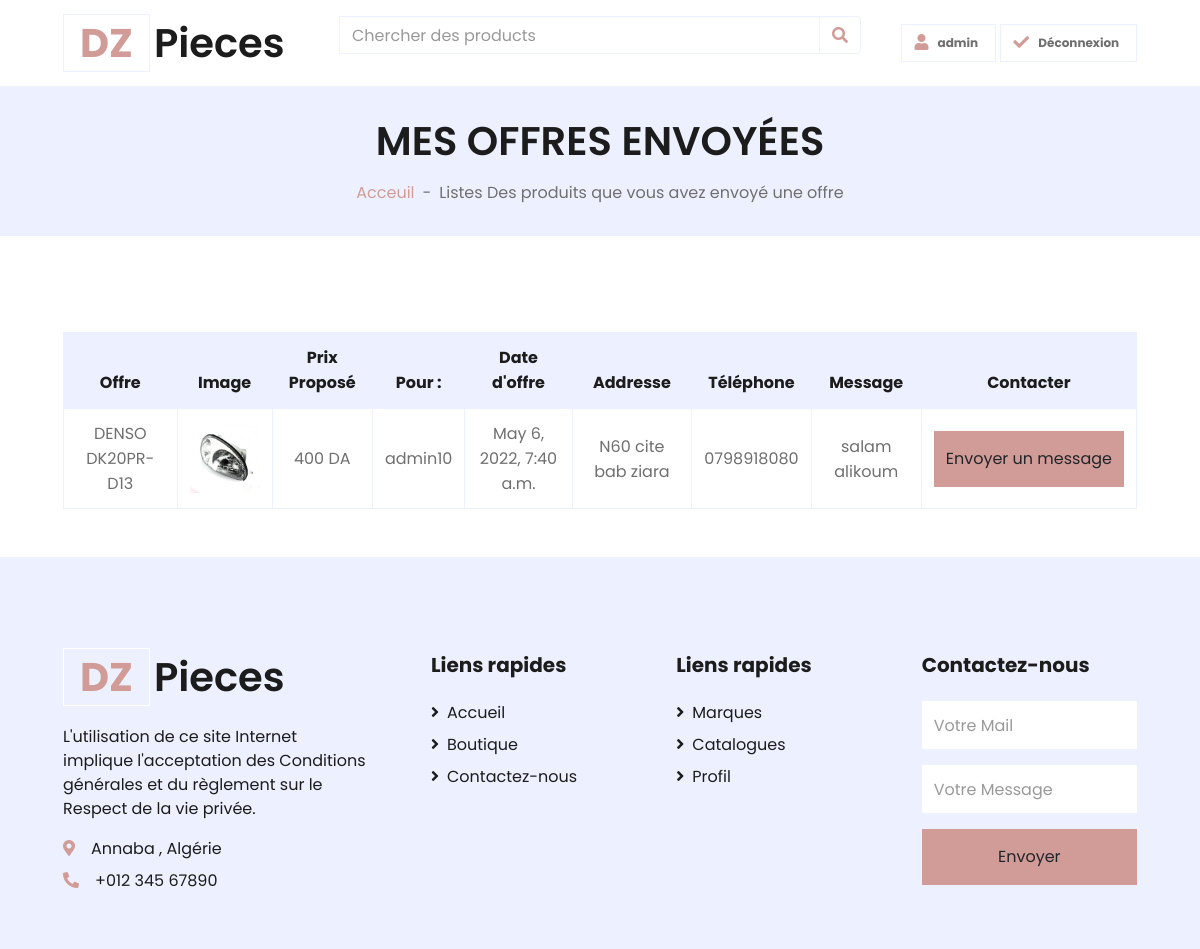
The page /offrepage/ (signed in) on the database as committed earlier.
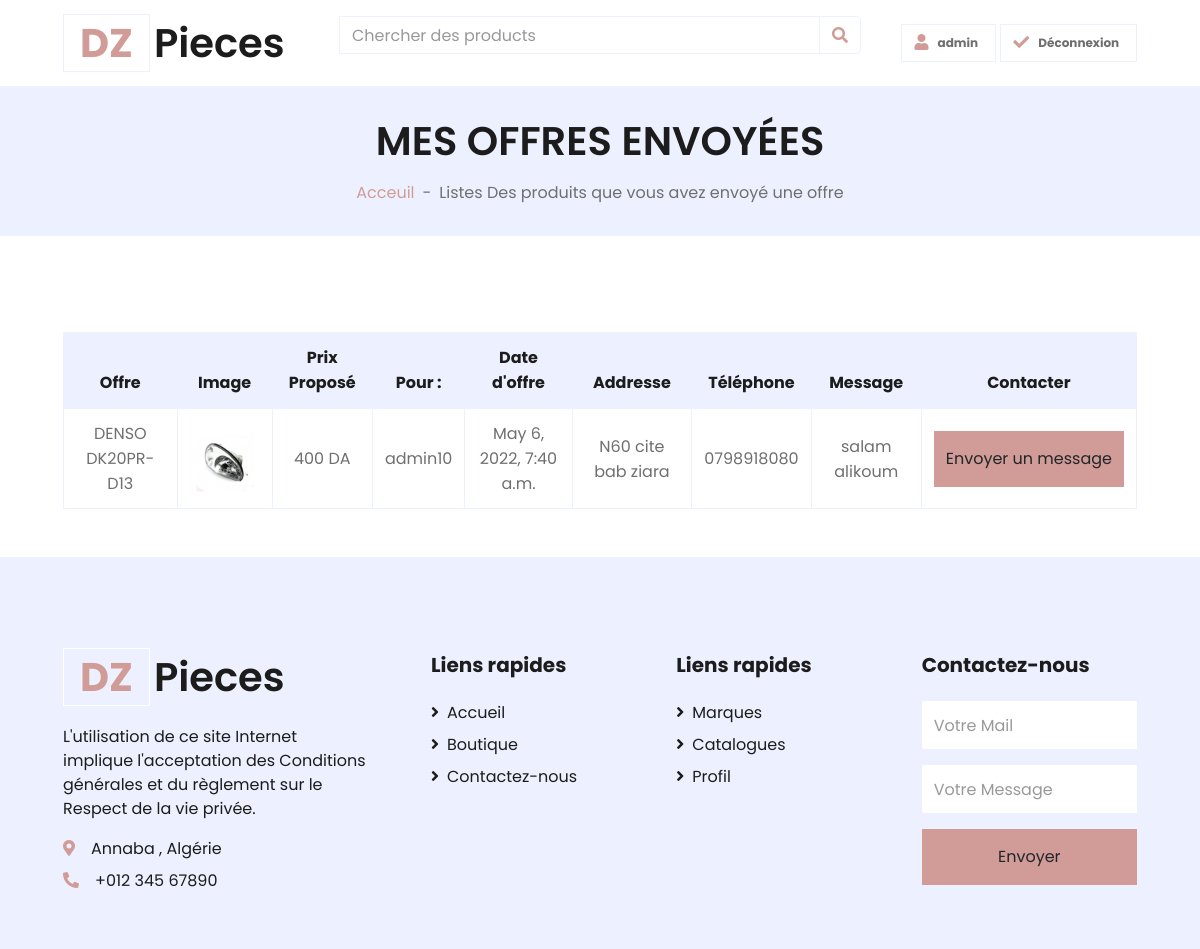
The same page on the database as committed later.
### Shop/models.py (models this page shows, shortened)
class Offre(models.Model):
    produit = models.ForeignKey(Product ,related_name='offre', on_delete=models.CASCADE,blank=True , null=True)
    created_by = models.ForeignKey(User, related_name='user', on_delete=models.CASCADE)
    created_at = models.DateTimeField(auto_now_add=True)
    Addresse = models.CharField(max_length=500,blank=True , null=True)
    Téléphone = models.CharField(max_length=10,blank=True , null=True)
    Prix_Proposé = models.IntegerField(blank=True , null=True)
    Message = models.CharField(max_length=500,blank=True , null=True)

class Product(models.Model):
    by = models.ForeignKey('auth.user', on_delete=models.SET_NULL, null=True, blank=True, )
    name = models.CharField(max_length=200 , null=True)
    catalog = models.ForeignKey(Catalogue,null=True, blank=True,related_name='catalog',on_delete=models.CASCADE)
    brand = models.ForeignKey(Brand,null=True, blank=True,related_name='brand',on_delete=models.CASCADE)
    price = models.FloatField()
    Product_details  = models.CharField(max_length=1000 , null=True)
    Téléphone = models.CharField(max_length=200 , null=True , blank=True)
    Addresse = models.CharField(max_length=200 , null=True , blank=True)
    created_at = models.DateTimeField(auto_now_add=True)
    image =models.ImageField(null=True, blank=True,upload_to='images/')
    @property
    def imageURL (self):
        try:
            url = self.image.url
        except :
            url =''
        return url

### Shop/views.py (the view)
# urls.py: path('offrepage/', offrepage, name='offrepage'),
@login_required
def offrepage(request):
    brands = Brand.objects.all()
    product = Product.objects.all()
    offres= Offre.objects.all()
    context = {'brands' : brands,'offres': offres,'product':product}
    return render(request, 'Shop/cart.html',context)

### Shop/templates/Shop/cart.html
{% extends "Shop/Main.html" %}
{% block content %}
    <div class="container-fluid bg-secondary mb-5">
        <div class="d-flex flex-column align-items-center justify-content-center" style="min-height: 150px">
            <h1 class="font-weight-semi-bold text-uppercase mb-3">Mes Offres Envoyées </h1>
            <div class="d-inline-flex">
                <p class="m-0"><a href="">Acceuil</a></p>
                <p class="m-0 px-2">-</p>
                <p class="m-0">Listes Des produits que vous avez envoyé une offre </p>
            </div>
        </div>
    </div>
    <div class="container-fluid pt-5">
        <div class="row px-xl-5">
            <div class="col-lg-12 table-responsive ">
                <table class="table table-bordered text-center mb-0">
                    <thead class="bg-secondary text-dark">
                        <tr>
                            <th>Offre </th>
                            <th>Image</th>
                            <th>Prix Proposé </th>
                            <th>Pour :</th>
                            <th>Date d'offre</th>
                            <th>Addresse</th>
                            <th>Téléphone</th>
                            <th>Message</th>
                            <th>Contacter </th>
                        </tr>
                    </thead>
                    <tbody class="align-middle">
                    {% for offre in offres %}
                        {% if offre.created_by == request.user %}
                        <tr>
                            <td class="align-middle">{{offre.produit.name}}</td>
                            <td class="align-middle"><img src="{{offre.produit.imageURL}}" alt="" width="70" ></td>
                            <td class="align-middle">{{offre.Prix_Proposé}} DA </td>
                            <td class="align-middle">{{offre.produit.by}}  </td>
                            <td class="align-middle">{{offre.created_at}}  </td>
                            <td class="align-middle">{{offre.Addresse}}  </td>
                            <td class="align-middle">{{offre.Téléphone}}  </td>
                            <td class="align-middle">{{offre.Message}}  </td>
                            <td class="align-middle">
                                <a href="{% url 'Conversation' offre.id %}">
                                   <button class="btn btn-primary btn-block border-0 py-3" type="submit">Envoyer un message</button>
                                </a>
                            </td>
                                </tr>
                    {% endif %}
                    {% endfor%}
                    </tbody>
                </table>
            </div>
        </div>
    </div>
{% endblock%}

Rows that differ between the two databases and show on the page:
changed through a linked row, Offre "N60 cite bab ziara": produit.imageURL: a different picture
